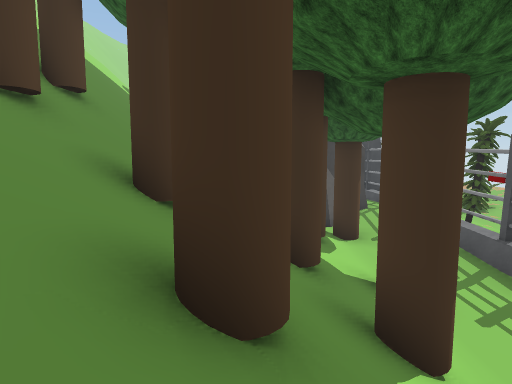
[1] (above)

24 first-person views from a walk through a scene from a Unity 3-D project. The camera is 1.4 m above the floor, tilts 6° down and sees 75° across. The floor is counted in squares, 2 m on a side. Each view is taken from the middle of a square. On the plan, view 1 faces up. The plan holds only what a view shows up to about 10 squares ahead; the rest is blank. The place goes on beyond the plan. Some trees and plants on the terrain are drawn as simple stand-ins. The player is left out. Some surface patterns are stand-ins.

[2]
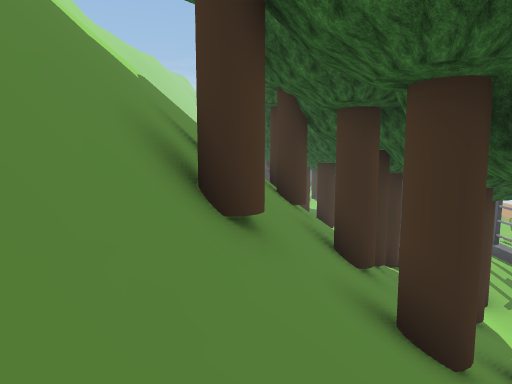

[3]
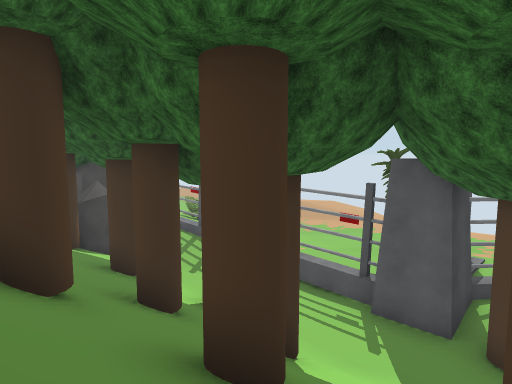

[4]
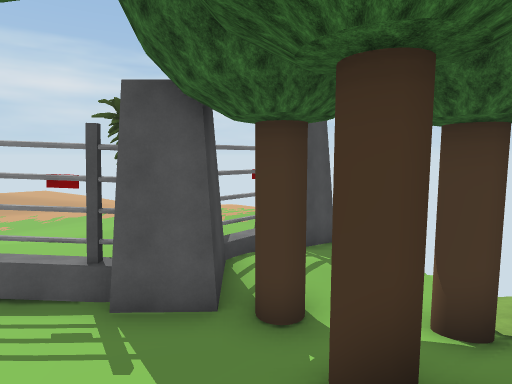

[5]
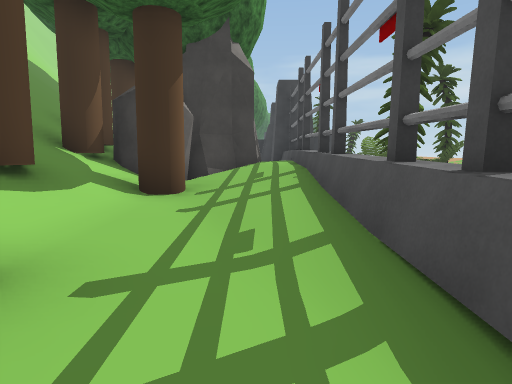

[6]
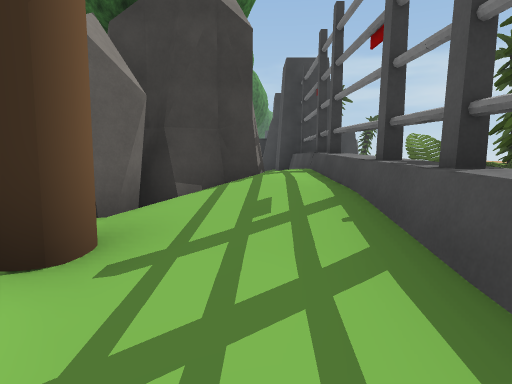

[7]
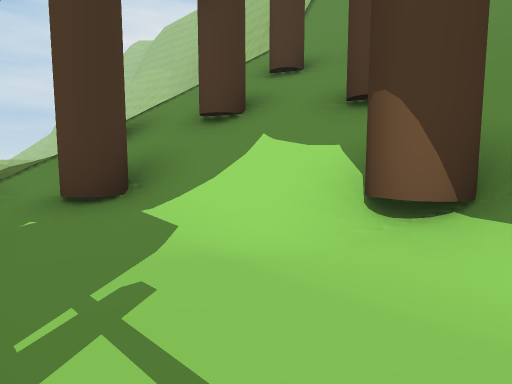

[8]
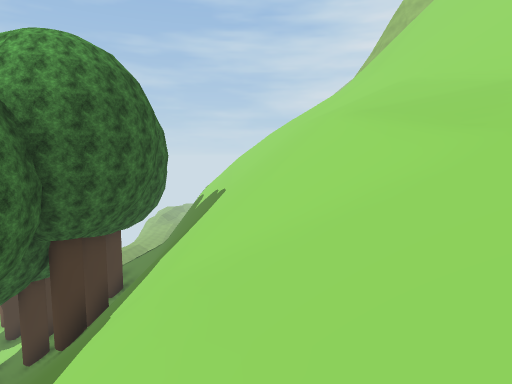

[9]
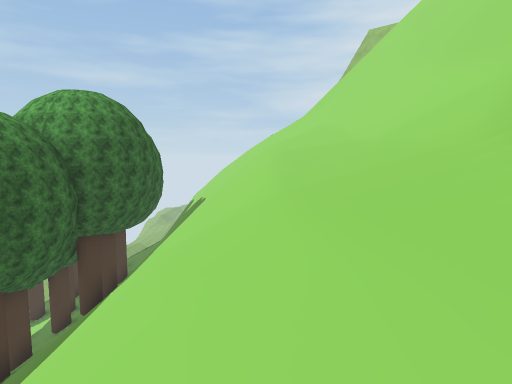

[10]
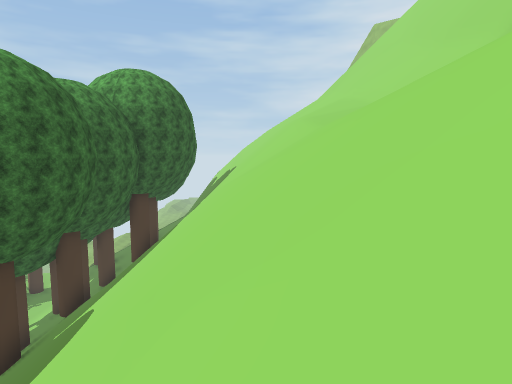

[11]
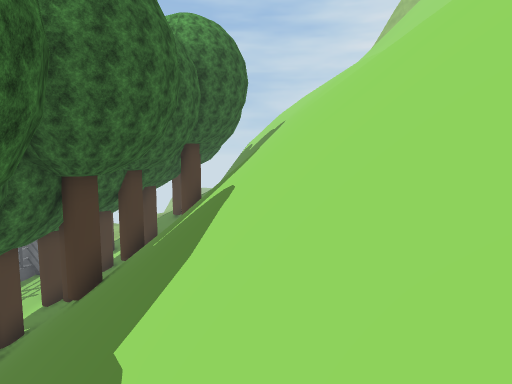

[12]
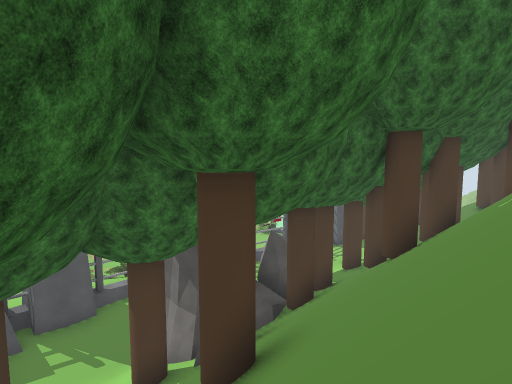

[13]
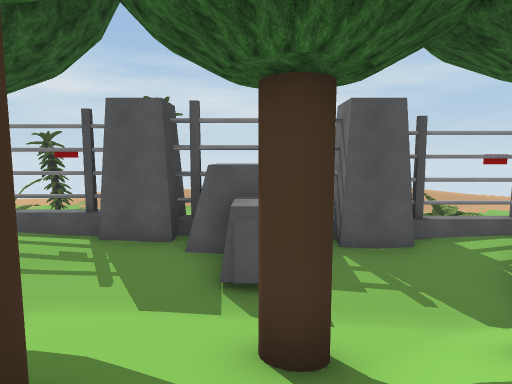

[14]
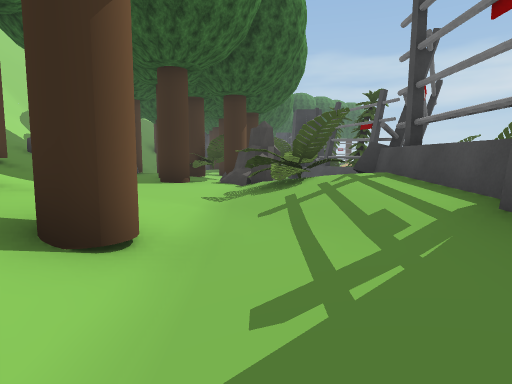

[15]
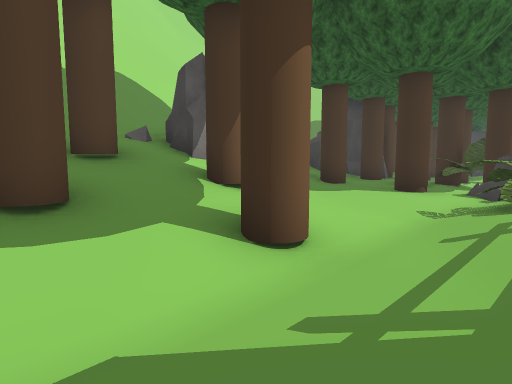

[16]
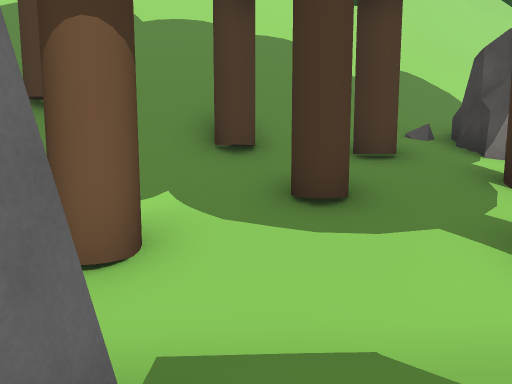

[17]
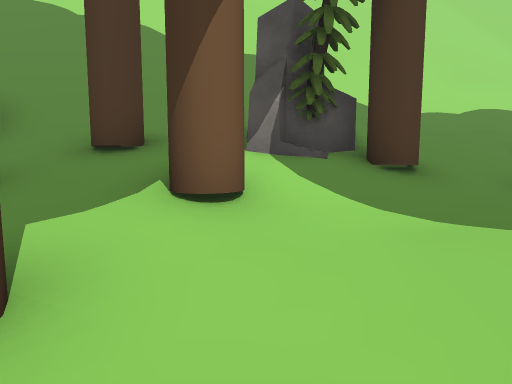

[18]
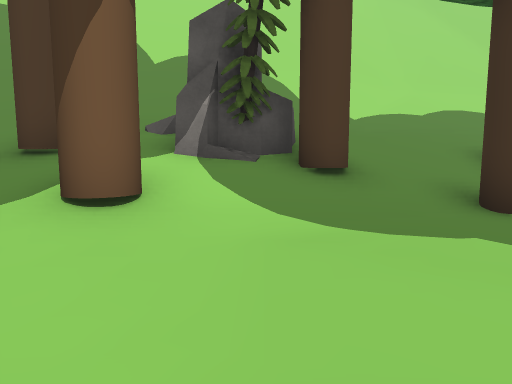

[19]
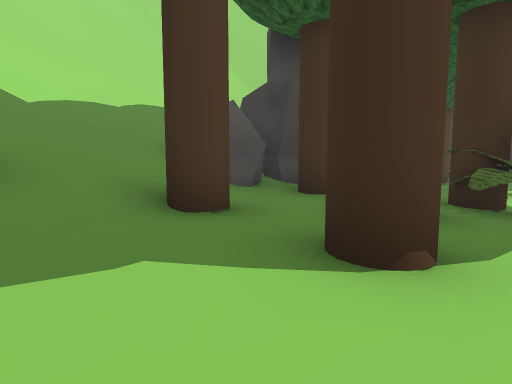

[20]
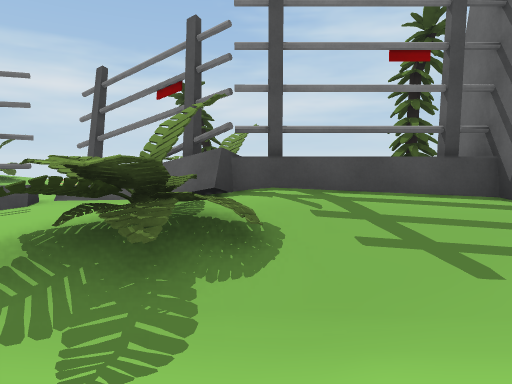

[21]
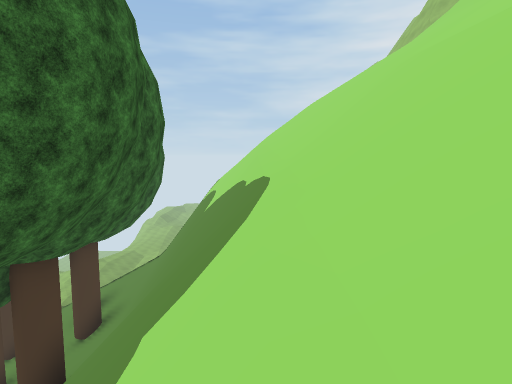

[22]
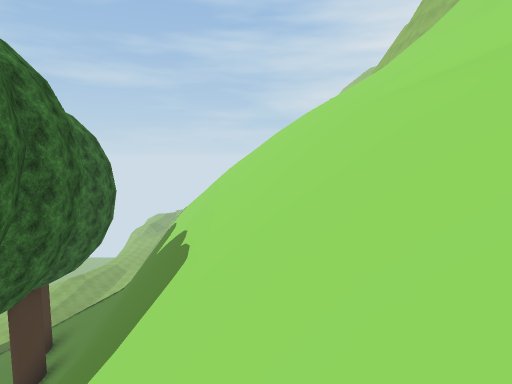

[23]
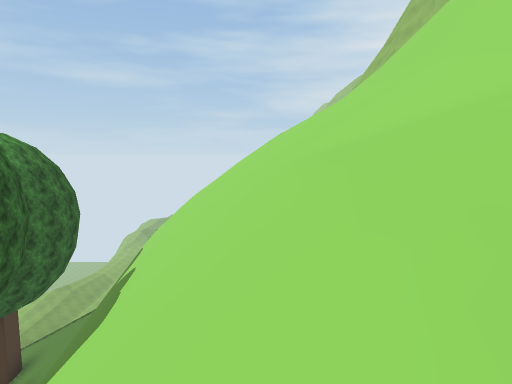

[24]
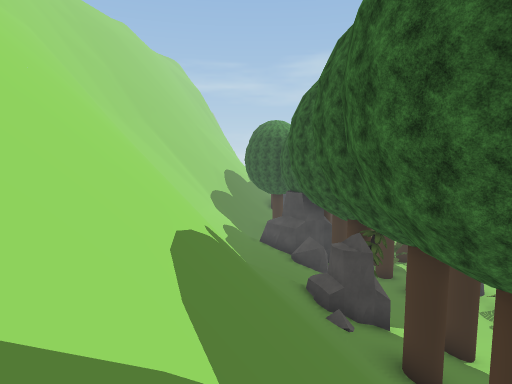

### Floor plan
Key: @ floor where view 1 was taken; # wall or solid block; . main floor; : floor 0.75 m higher than the main floor; + floor 1.75 m higher than the main floor; * floor 2.5 m higher than the main floor; % floor 3.25 m higher than the main floor; & floor 12.75 m higher than the main floor; / step, stairs or slope; = window, fence, low wall or low ledge; v drop or lower ground; P plant; T tree; O other object.
Columns run from 13 left of view 1 to 11 right of it. Each row starts with its distance up from view 1.
 31      #/// ##T TT  O
 30      #//// #.TT.  OO
 29      ##/%///...OO  O.
 28       #/%///T.T.O../O
 27       ##/*///...OO:OO
 26  /vvv  #///T/:..OOOOO
 25  //vv  #//##/:..//O O
 24   /v&v #//##/T:..:O
 23    //v #=////+:T.:O
 22     //v#=//T/::..:##P
 21     ///#/////T:..:##
 20      //=///T/:.../#
 19      /////////T.# #
 18     //////////....#
 17     ///////////...##
 16    ////////T//T/./##   P
 15   ///////////T##//O    PP
 14  ///////////// ## O OO
 13  /////////////  ##O OO
 12 #//////////T/T####O
 11 #/////////////##/:O
 10 #/////////////T/.:OP
  9 #//////////T/T+TT.O
  8 #/////////////T/..O
  7 ##//////////T///..O ....
  6 #////////T//////..O ....
  5 ##////#//#T///TT..O ....
  4  #////v###//T///..O .
  3  #////v###/////T..# P
  2  #////vv##///T//..#O..
  1   ////vv #/T////.TT.O
  0 =/////vv #///@T/T....##
 -1        v #//T////.....#
 -2          #///// /T/.
 -3                 /./v

Where each view was taken, in squares from view 1:
view 1: 0 up, 0 right, facing up
view 2: 1 up, 3 left, facing up
view 3: 0 up, 2 left, facing up-right
view 4: 1 up, 0 right, facing right
view 5: 4 up, 4 right, facing up
view 6: 7 up, 4 right, facing up
view 7: 4 up, 4 right, facing down-left
view 8: 14 up, 8 left, facing down
view 9: 17 up, 9 left, facing down
view 10: 19 up, 8 left, facing down
view 11: 19 up, 6 left, facing down
view 12: 19 up, 5 left, facing down-right
view 13: 19 up, 2 left, facing right
view 14: 20 up, 3 right, facing up
view 15: 20 up, 4 right, facing up-left
view 16: 20 up, 4 right, facing left
view 17: 24 up, 3 right, facing left
view 18: 25 up, 3 right, facing left
view 19: 26 up, 2 right, facing up-left
view 20: 25 up, 1 right, facing right
view 21: 10 up, 7 left, facing down
view 22: 9 up, 8 left, facing down
view 23: 9 up, 9 left, facing down
view 24: 16 up, 5 left, facing up
